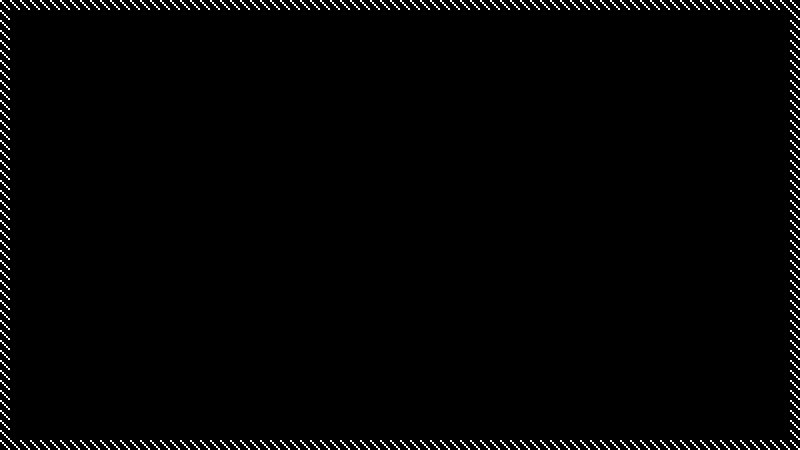

Tiled map render using the project's own tile images. Description and the whole map definition, tile-layer contents included, below:
An orthogonal 80x45 tile map with 10x10 px tiles, 1 tile layer (Tile Layer 1).

<map version="1.0" orientation="orthogonal" renderorder="right-down" width="80" height="45" tilewidth="10" tileheight="10" nextobjectid="1">
 <tileset firstgid="1" name="debug10x10" tilewidth="10" tileheight="10" tilecount="1" columns="1">
  <image source="../assets/graphics/debug/tile10x10.gif" width="10" height="10" />
 </tileset>
 <layer name="Tile Layer 1" width="80" height="45">
  <data encoding="csv">
1,1,1,1,1,1,1,1,1,1,1,1,1,1,1,1,1,1,1,1,1,1,1,1,1,1,1,1,1,1,1,1,1,1,1,1,1,1,1,1,1,1,1,1,1,1,1,1,1,1,1,1,1,1,1,1,1,1,1,1,1,1,1,1,1,1,1,1,1,1,1,1,1,1,1,1,1,1,1,1,
1,0,0,0,0,0,0,0,0,0,0,0,0,0,0,0,0,0,0,0,0,0,0,0,0,0,0,0,0,0,0,0,0,0,0,0,0,0,0,0,0,0,0,0,0,0,0,0,0,0,0,0,0,0,0,0,0,0,0,0,0,0,0,0,0,0,0,0,0,0,0,0,0,0,0,0,0,0,0,1,
1,0,0,0,0,0,0,0,0,0,0,0,0,0,0,0,0,0,0,0,0,0,0,0,0,0,0,0,0,0,0,0,0,0,0,0,0,0,0,0,0,0,0,0,0,0,0,0,0,0,0,0,0,0,0,0,0,0,0,0,0,0,0,0,0,0,0,0,0,0,0,0,0,0,0,0,0,0,0,1,
1,0,0,0,0,0,0,0,0,0,0,0,0,0,0,0,0,0,0,0,0,0,0,0,0,0,0,0,0,0,0,0,0,0,0,0,0,0,0,0,0,0,0,0,0,0,0,0,0,0,0,0,0,0,0,0,0,0,0,0,0,0,0,0,0,0,0,0,0,0,0,0,0,0,0,0,0,0,0,1,
1,0,0,0,0,0,0,0,0,0,0,0,0,0,0,0,0,0,0,0,0,0,0,0,0,0,0,0,0,0,0,0,0,0,0,0,0,0,0,0,0,0,0,0,0,0,0,0,0,0,0,0,0,0,0,0,0,0,0,0,0,0,0,0,0,0,0,0,0,0,0,0,0,0,0,0,0,0,0,1,
1,0,0,0,0,0,0,0,0,0,0,0,0,0,0,0,0,0,0,0,0,0,0,0,0,0,0,0,0,0,0,0,0,0,0,0,0,0,0,0,0,0,0,0,0,0,0,0,0,0,0,0,0,0,0,0,0,0,0,0,0,0,0,0,0,0,0,0,0,0,0,0,0,0,0,0,0,0,0,1,
1,0,0,0,0,0,0,0,0,0,0,0,0,0,0,0,0,0,0,0,0,0,0,0,0,0,0,0,0,0,0,0,0,0,0,0,0,0,0,0,0,0,0,0,0,0,0,0,0,0,0,0,0,0,0,0,0,0,0,0,0,0,0,0,0,0,0,0,0,0,0,0,0,0,0,0,0,0,0,1,
1,0,0,0,0,0,0,0,0,0,0,0,0,0,0,0,0,0,0,0,0,0,0,0,0,0,0,0,0,0,0,0,0,0,0,0,0,0,0,0,0,0,0,0,0,0,0,0,0,0,0,0,0,0,0,0,0,0,0,0,0,0,0,0,0,0,0,0,0,0,0,0,0,0,0,0,0,0,0,1,
1,0,0,0,0,0,0,0,0,0,0,0,0,0,0,0,0,0,0,0,0,0,0,0,0,0,0,0,0,0,0,0,0,0,0,0,0,0,0,0,0,0,0,0,0,0,0,0,0,0,0,0,0,0,0,0,0,0,0,0,0,0,0,0,0,0,0,0,0,0,0,0,0,0,0,0,0,0,0,1,
1,0,0,0,0,0,0,0,0,0,0,0,0,0,0,0,0,0,0,0,0,0,0,0,0,0,0,0,0,0,0,0,0,0,0,0,0,0,0,0,0,0,0,0,0,0,0,0,0,0,0,0,0,0,0,0,0,0,0,0,0,0,0,0,0,0,0,0,0,0,0,0,0,0,0,0,0,0,0,1,
1,0,0,0,0,0,0,0,0,0,0,0,0,0,0,0,0,0,0,0,0,0,0,0,0,0,0,0,0,0,0,0,0,0,0,0,0,0,0,0,0,0,0,0,0,0,0,0,0,0,0,0,0,0,0,0,0,0,0,0,0,0,0,0,0,0,0,0,0,0,0,0,0,0,0,0,0,0,0,1,
1,0,0,0,0,0,0,0,0,0,0,0,0,0,0,0,0,0,0,0,0,0,0,0,0,0,0,0,0,0,0,0,0,0,0,0,0,0,0,0,0,0,0,0,0,0,0,0,0,0,0,0,0,0,0,0,0,0,0,0,0,0,0,0,0,0,0,0,0,0,0,0,0,0,0,0,0,0,0,1,
1,0,0,0,0,0,0,0,0,0,0,0,0,0,0,0,0,0,0,0,0,0,0,0,0,0,0,0,0,0,0,0,0,0,0,0,0,0,0,0,0,0,0,0,0,0,0,0,0,0,0,0,0,0,0,0,0,0,0,0,0,0,0,0,0,0,0,0,0,0,0,0,0,0,0,0,0,0,0,1,
1,0,0,0,0,0,0,0,0,0,0,0,0,0,0,0,0,0,0,0,0,0,0,0,0,0,0,0,0,0,0,0,0,0,0,0,0,0,0,0,0,0,0,0,0,0,0,0,0,0,0,0,0,0,0,0,0,0,0,0,0,0,0,0,0,0,0,0,0,0,0,0,0,0,0,0,0,0,0,1,
1,0,0,0,0,0,0,0,0,0,0,0,0,0,0,0,0,0,0,0,0,0,0,0,0,0,0,0,0,0,0,0,0,0,0,0,0,0,0,0,0,0,0,0,0,0,0,0,0,0,0,0,0,0,0,0,0,0,0,0,0,0,0,0,0,0,0,0,0,0,0,0,0,0,0,0,0,0,0,1,
1,0,0,0,0,0,0,0,0,0,0,0,0,0,0,0,0,0,0,0,0,0,0,0,0,0,0,0,0,0,0,0,0,0,0,0,0,0,0,0,0,0,0,0,0,0,0,0,0,0,0,0,0,0,0,0,0,0,0,0,0,0,0,0,0,0,0,0,0,0,0,0,0,0,0,0,0,0,0,1,
1,0,0,0,0,0,0,0,0,0,0,0,0,0,0,0,0,0,0,0,0,0,0,0,0,0,0,0,0,0,0,0,0,0,0,0,0,0,0,0,0,0,0,0,0,0,0,0,0,0,0,0,0,0,0,0,0,0,0,0,0,0,0,0,0,0,0,0,0,0,0,0,0,0,0,0,0,0,0,1,
1,0,0,0,0,0,0,0,0,0,0,0,0,0,0,0,0,0,0,0,0,0,0,0,0,0,0,0,0,0,0,0,0,0,0,0,0,0,0,0,0,0,0,0,0,0,0,0,0,0,0,0,0,0,0,0,0,0,0,0,0,0,0,0,0,0,0,0,0,0,0,0,0,0,0,0,0,0,0,1,
1,0,0,0,0,0,0,0,0,0,0,0,0,0,0,0,0,0,0,0,0,0,0,0,0,0,0,0,0,0,0,0,0,0,0,0,0,0,0,0,0,0,0,0,0,0,0,0,0,0,0,0,0,0,0,0,0,0,0,0,0,0,0,0,0,0,0,0,0,0,0,0,0,0,0,0,0,0,0,1,
1,0,0,0,0,0,0,0,0,0,0,0,0,0,0,0,0,0,0,0,0,0,0,0,0,0,0,0,0,0,0,0,0,0,0,0,0,0,0,0,0,0,0,0,0,0,0,0,0,0,0,0,0,0,0,0,0,0,0,0,0,0,0,0,0,0,0,0,0,0,0,0,0,0,0,0,0,0,0,1,
1,0,0,0,0,0,0,0,0,0,0,0,0,0,0,0,0,0,0,0,0,0,0,0,0,0,0,0,0,0,0,0,0,0,0,0,0,0,0,0,0,0,0,0,0,0,0,0,0,0,0,0,0,0,0,0,0,0,0,0,0,0,0,0,0,0,0,0,0,0,0,0,0,0,0,0,0,0,0,1,
1,0,0,0,0,0,0,0,0,0,0,0,0,0,0,0,0,0,0,0,0,0,0,0,0,0,0,0,0,0,0,0,0,0,0,0,0,0,0,0,0,0,0,0,0,0,0,0,0,0,0,0,0,0,0,0,0,0,0,0,0,0,0,0,0,0,0,0,0,0,0,0,0,0,0,0,0,0,0,1,
1,0,0,0,0,0,0,0,0,0,0,0,0,0,0,0,0,0,0,0,0,0,0,0,0,0,0,0,0,0,0,0,0,0,0,0,0,0,0,0,0,0,0,0,0,0,0,0,0,0,0,0,0,0,0,0,0,0,0,0,0,0,0,0,0,0,0,0,0,0,0,0,0,0,0,0,0,0,0,1,
1,0,0,0,0,0,0,0,0,0,0,0,0,0,0,0,0,0,0,0,0,0,0,0,0,0,0,0,0,0,0,0,0,0,0,0,0,0,0,0,0,0,0,0,0,0,0,0,0,0,0,0,0,0,0,0,0,0,0,0,0,0,0,0,0,0,0,0,0,0,0,0,0,0,0,0,0,0,0,1,
1,0,0,0,0,0,0,0,0,0,0,0,0,0,0,0,0,0,0,0,0,0,0,0,0,0,0,0,0,0,0,0,0,0,0,0,0,0,0,0,0,0,0,0,0,0,0,0,0,0,0,0,0,0,0,0,0,0,0,0,0,0,0,0,0,0,0,0,0,0,0,0,0,0,0,0,0,0,0,1,
1,0,0,0,0,0,0,0,0,0,0,0,0,0,0,0,0,0,0,0,0,0,0,0,0,0,0,0,0,0,0,0,0,0,0,0,0,0,0,0,0,0,0,0,0,0,0,0,0,0,0,0,0,0,0,0,0,0,0,0,0,0,0,0,0,0,0,0,0,0,0,0,0,0,0,0,0,0,0,1,
1,0,0,0,0,0,0,0,0,0,0,0,0,0,0,0,0,0,0,0,0,0,0,0,0,0,0,0,0,0,0,0,0,0,0,0,0,0,0,0,0,0,0,0,0,0,0,0,0,0,0,0,0,0,0,0,0,0,0,0,0,0,0,0,0,0,0,0,0,0,0,0,0,0,0,0,0,0,0,1,
1,0,0,0,0,0,0,0,0,0,0,0,0,0,0,0,0,0,0,0,0,0,0,0,0,0,0,0,0,0,0,0,0,0,0,0,0,0,0,0,0,0,0,0,0,0,0,0,0,0,0,0,0,0,0,0,0,0,0,0,0,0,0,0,0,0,0,0,0,0,0,0,0,0,0,0,0,0,0,1,
1,0,0,0,0,0,0,0,0,0,0,0,0,0,0,0,0,0,0,0,0,0,0,0,0,0,0,0,0,0,0,0,0,0,0,0,0,0,0,0,0,0,0,0,0,0,0,0,0,0,0,0,0,0,0,0,0,0,0,0,0,0,0,0,0,0,0,0,0,0,0,0,0,0,0,0,0,0,0,1,
1,0,0,0,0,0,0,0,0,0,0,0,0,0,0,0,0,0,0,0,0,0,0,0,0,0,0,0,0,0,0,0,0,0,0,0,0,0,0,0,0,0,0,0,0,0,0,0,0,0,0,0,0,0,0,0,0,0,0,0,0,0,0,0,0,0,0,0,0,0,0,0,0,0,0,0,0,0,0,1,
1,0,0,0,0,0,0,0,0,0,0,0,0,0,0,0,0,0,0,0,0,0,0,0,0,0,0,0,0,0,0,0,0,0,0,0,0,0,0,0,0,0,0,0,0,0,0,0,0,0,0,0,0,0,0,0,0,0,0,0,0,0,0,0,0,0,0,0,0,0,0,0,0,0,0,0,0,0,0,1,
1,0,0,0,0,0,0,0,0,0,0,0,0,0,0,0,0,0,0,0,0,0,0,0,0,0,0,0,0,0,0,0,0,0,0,0,0,0,0,0,0,0,0,0,0,0,0,0,0,0,0,0,0,0,0,0,0,0,0,0,0,0,0,0,0,0,0,0,0,0,0,0,0,0,0,0,0,0,0,1,
1,0,0,0,0,0,0,0,0,0,0,0,0,0,0,0,0,0,0,0,0,0,0,0,0,0,0,0,0,0,0,0,0,0,0,0,0,0,0,0,0,0,0,0,0,0,0,0,0,0,0,0,0,0,0,0,0,0,0,0,0,0,0,0,0,0,0,0,0,0,0,0,0,0,0,0,0,0,0,1,
1,0,0,0,0,0,0,0,0,0,0,0,0,0,0,0,0,0,0,0,0,0,0,0,0,0,0,0,0,0,0,0,0,0,0,0,0,0,0,0,0,0,0,0,0,0,0,0,0,0,0,0,0,0,0,0,0,0,0,0,0,0,0,0,0,0,0,0,0,0,0,0,0,0,0,0,0,0,0,1,
1,0,0,0,0,0,0,0,0,0,0,0,0,0,0,0,0,0,0,0,0,0,0,0,0,0,0,0,0,0,0,0,0,0,0,0,0,0,0,0,0,0,0,0,0,0,0,0,0,0,0,0,0,0,0,0,0,0,0,0,0,0,0,0,0,0,0,0,0,0,0,0,0,0,0,0,0,0,0,1,
1,0,0,0,0,0,0,0,0,0,0,0,0,0,0,0,0,0,0,0,0,0,0,0,0,0,0,0,0,0,0,0,0,0,0,0,0,0,0,0,0,0,0,0,0,0,0,0,0,0,0,0,0,0,0,0,0,0,0,0,0,0,0,0,0,0,0,0,0,0,0,0,0,0,0,0,0,0,0,1,
1,0,0,0,0,0,0,0,0,0,0,0,0,0,0,0,0,0,0,0,0,0,0,0,0,0,0,0,0,0,0,0,0,0,0,0,0,0,0,0,0,0,0,0,0,0,0,0,0,0,0,0,0,0,0,0,0,0,0,0,0,0,0,0,0,0,0,0,0,0,0,0,0,0,0,0,0,0,0,1,
1,0,0,0,0,0,0,0,0,0,0,0,0,0,0,0,0,0,0,0,0,0,0,0,0,0,0,0,0,0,0,0,0,0,0,0,0,0,0,0,0,0,0,0,0,0,0,0,0,0,0,0,0,0,0,0,0,0,0,0,0,0,0,0,0,0,0,0,0,0,0,0,0,0,0,0,0,0,0,1,
1,0,0,0,0,0,0,0,0,0,0,0,0,0,0,0,0,0,0,0,0,0,0,0,0,0,0,0,0,0,0,0,0,0,0,0,0,0,0,0,0,0,0,0,0,0,0,0,0,0,0,0,0,0,0,0,0,0,0,0,0,0,0,0,0,0,0,0,0,0,0,0,0,0,0,0,0,0,0,1,
1,0,0,0,0,0,0,0,0,0,0,0,0,0,0,0,0,0,0,0,0,0,0,0,0,0,0,0,0,0,0,0,0,0,0,0,0,0,0,0,0,0,0,0,0,0,0,0,0,0,0,0,0,0,0,0,0,0,0,0,0,0,0,0,0,0,0,0,0,0,0,0,0,0,0,0,0,0,0,1,
1,0,0,0,0,0,0,0,0,0,0,0,0,0,0,0,0,0,0,0,0,0,0,0,0,0,0,0,0,0,0,0,0,0,0,0,0,0,0,0,0,0,0,0,0,0,0,0,0,0,0,0,0,0,0,0,0,0,0,0,0,0,0,0,0,0,0,0,0,0,0,0,0,0,0,0,0,0,0,1,
1,0,0,0,0,0,0,0,0,0,0,0,0,0,0,0,0,0,0,0,0,0,0,0,0,0,0,0,0,0,0,0,0,0,0,0,0,0,0,0,0,0,0,0,0,0,0,0,0,0,0,0,0,0,0,0,0,0,0,0,0,0,0,0,0,0,0,0,0,0,0,0,0,0,0,0,0,0,0,1,
1,0,0,0,0,0,0,0,0,0,0,0,0,0,0,0,0,0,0,0,0,0,0,0,0,0,0,0,0,0,0,0,0,0,0,0,0,0,0,0,0,0,0,0,0,0,0,0,0,0,0,0,0,0,0,0,0,0,0,0,0,0,0,0,0,0,0,0,0,0,0,0,0,0,0,0,0,0,0,1,
1,0,0,0,0,0,0,0,0,0,0,0,0,0,0,0,0,0,0,0,0,0,0,0,0,0,0,0,0,0,0,0,0,0,0,0,0,0,0,0,0,0,0,0,0,0,0,0,0,0,0,0,0,0,0,0,0,0,0,0,0,0,0,0,0,0,0,0,0,0,0,0,0,0,0,0,0,0,0,1,
1,1,1,1,1,1,1,1,1,1,1,1,1,1,1,1,1,1,1,1,1,1,1,1,1,1,1,1,1,1,1,1,1,1,1,1,1,1,1,1,1,1,1,1,1,1,1,1,1,1,1,1,1,1,1,1,1,1,1,1,1,1,1,1,1,1,1,1,1,1,1,1,1,1,1,1,1,1,1,1
</data>
 </layer>
</map>
